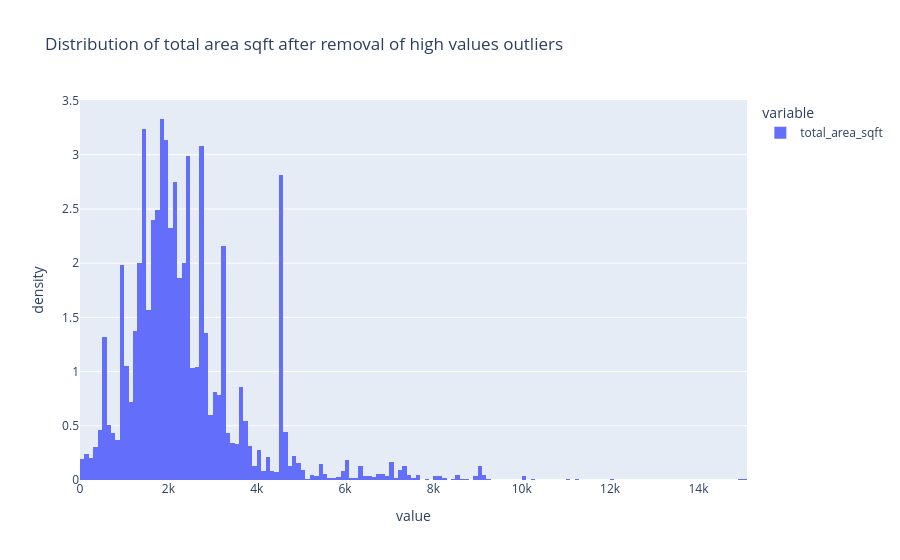

Source (notebook cell):
### Code cell
fig = px.histogram(
    pre_process_df['total_area_sqft'],
    histnorm="density",
    title ="Distribution of total area sqft after removal of high values outliers"
)
fig.show()

### Figure 1 — Plotly figure (JSON) as saved in the notebook; plotly's stock layout.template omitted (floating-point values rounded to 4 significant figures; data arrays with more than 128 entries replaced by an {"elided": "..."} marker saying what was removed)
{"data": [{"alignmentgroup": "True", "bingroup": "x", "histnorm": "density", "hovertemplate": "variable=total_area_sqft<br>value=%{x}<br>density=%{y}<extra></extra>", "legendgroup": "total_area_sqft", "marker": {"color": "#636efa", "pattern": {"shape": ""}}, "name": "total_area_sqft", "offsetgroup": "total_area_sqft", "orientation": "v", "showlegend": true, "type": "histogram", "x": {"elided": "5973 int values"}, "xaxis": "x", "yaxis": "y"}], "layout": {"barmode": "relative", "legend": {"title": {"text": "variable"}, "tracegroupgap": 0}, "title": {"text": "Distribution of total area sqft after removal of high values outliers"}, "xaxis": {"anchor": "y", "domain": [0, 1], "title": {"text": "value"}}, "yaxis": {"anchor": "x", "domain": [0, 1], "title": {"text": "density"}}}}
